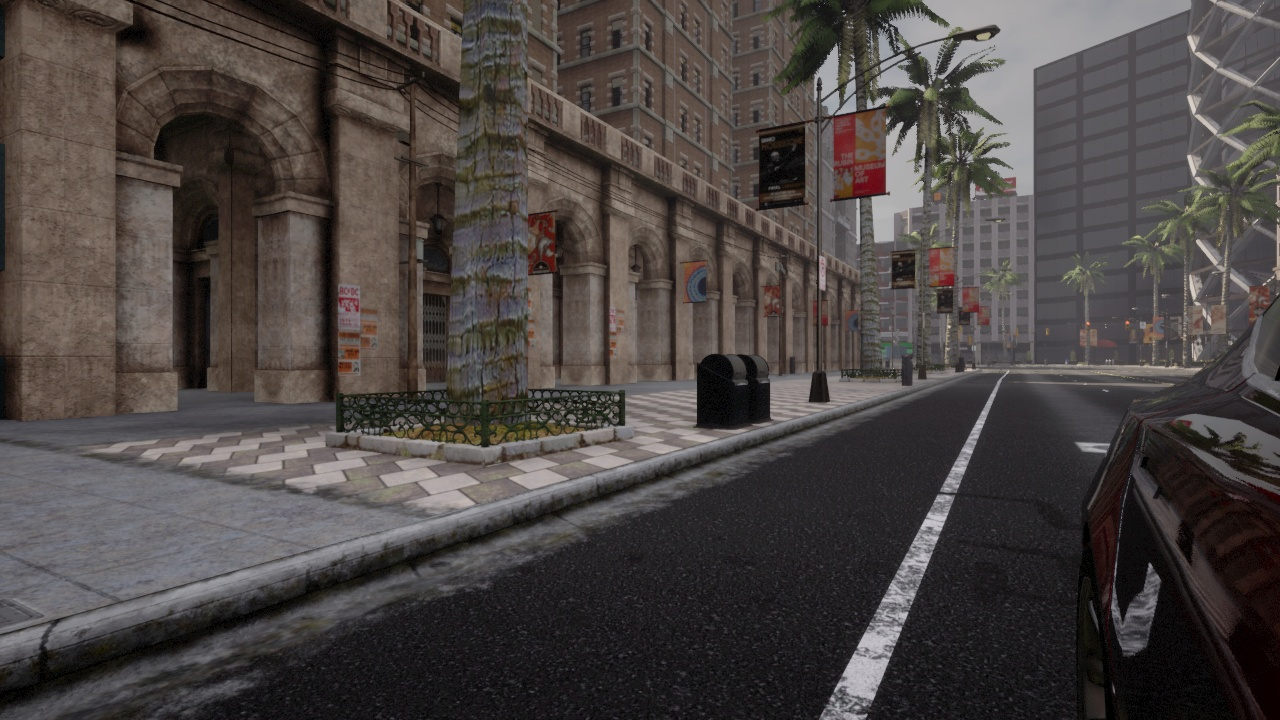
#> input picture drawline/b.jpg, 1280 x 720 px
$ python right_blind_spot_to_a.py
#> lines starting #> are read from the running program, lines starting #| are printed output that depends on the picture; after the words box and inside, x2 and y2 are one past the last pixel; in counts of white or black regions, pixels touching at a corner belong together
import cv2
import numpy as np

# 讀取圖片
image = cv2.imread('b.jpg')
#> image is the input picture: shape (720, 1280, 3); mean B, G, R 67, 69, 74.9
if image is None:
    print("圖片加載失敗，請檢查路徑是否正確")
else:
    height, width = image.shape[:2]
#> height = 720; width = 1280

    # 創建一個同樣大小的透明圖層
    overlay = np.zeros((height, width, 4), dtype=np.uint8)

    # 定義右側後照鏡盲點多邊形的頂點
    points = np.array([[width, height], [width - int(width * 0.15)-400, int(height * 0.5)], [0, int(height * 0.5)+100]])
#> points = [[1280, 720], [688, 360], [0, 460]]

    # 在透明圖層上畫填充的多邊形
    cv2.fillPoly(overlay, [points], (0, 0, 255, 127))  # 紅色, 127 是 alpha 透明度
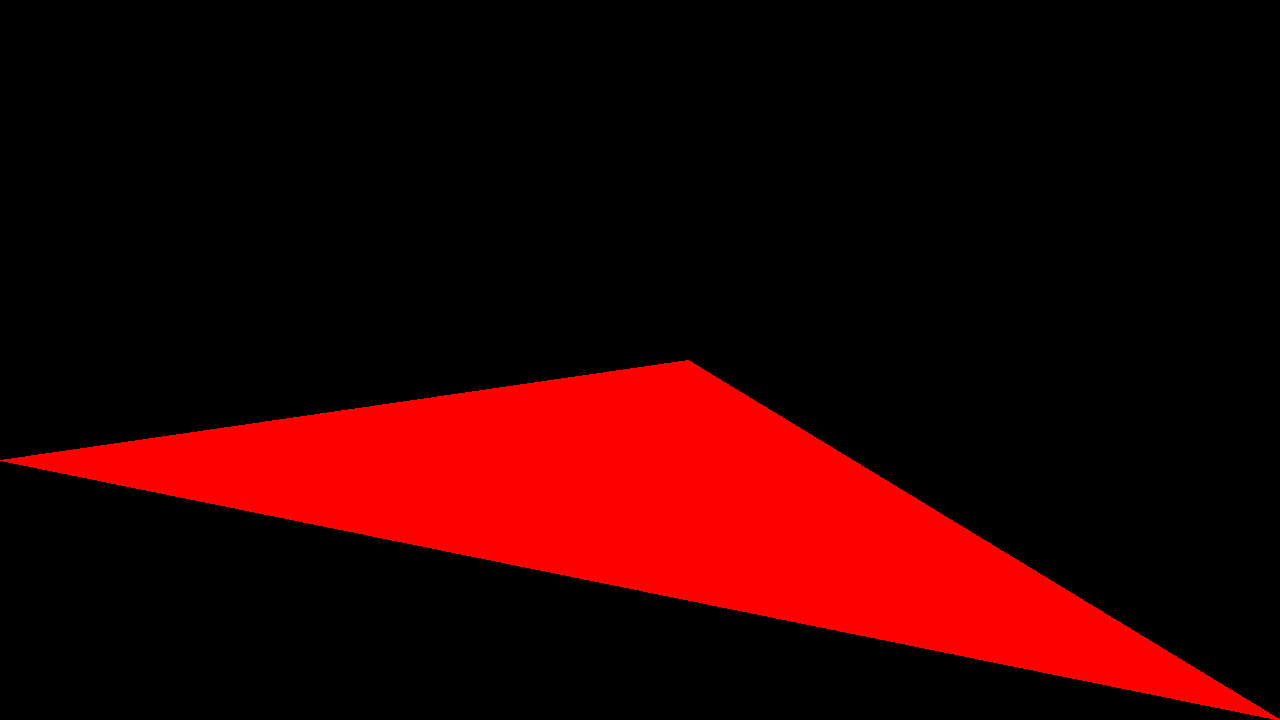
#> overlay: shape (720, 1280, 4); mean of channels 0, 1, 2, 3 0, 0, 42.8, 21.3; drawn as B, G, R

    # 將透明圖層疊加到原始圖像上
    alpha = overlay[:, :, 3] / 255.0
    for c in range(0, 3):
        image[:, :, c] = (1 - alpha) * image[:, :, c] + alpha * overlay[:, :, c]
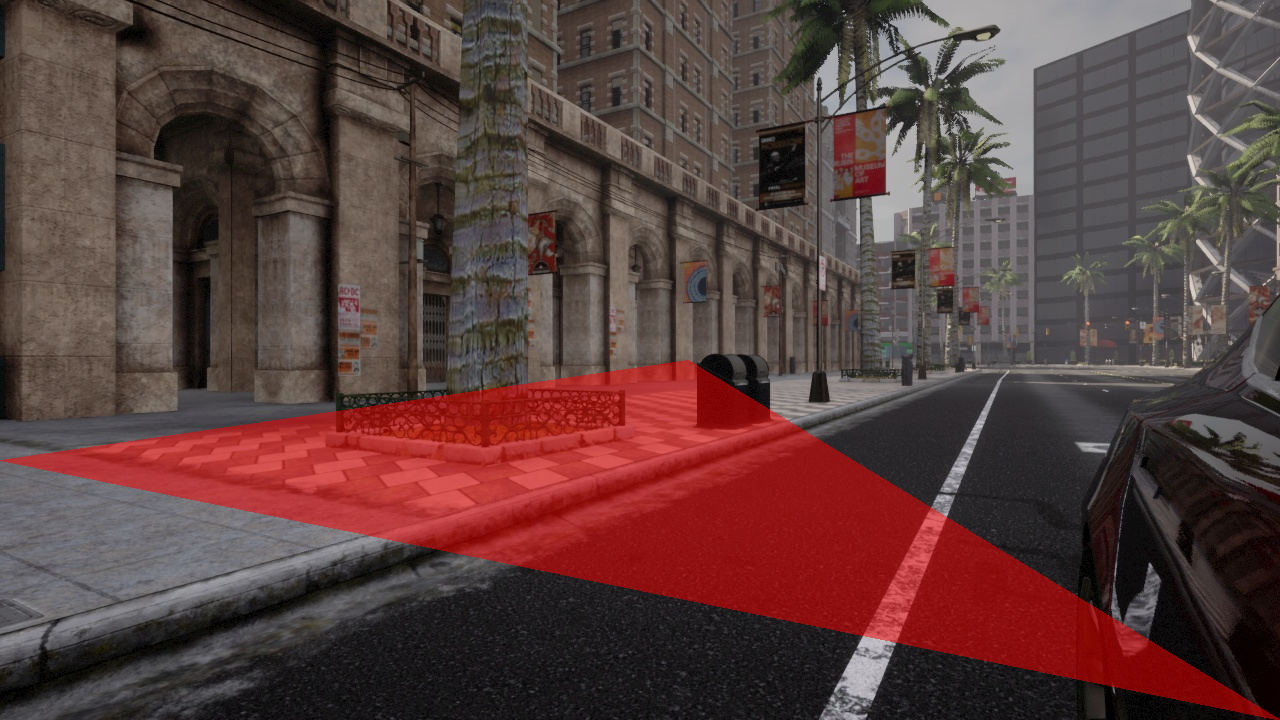
#> image: shape (720, 1280, 3); 16.79% of pixels changed, all inside (x1, y1, x2, y2) = (0, 360, 1280, 720)

    # 顯示圖像
    cv2.imshow('Blind Spot Areas with Transparency', image)
    cv2.waitKey(0)
    cv2.destroyAllWindows()

$ run again, with drawline/a.jpg copied over drawline/b.jpg
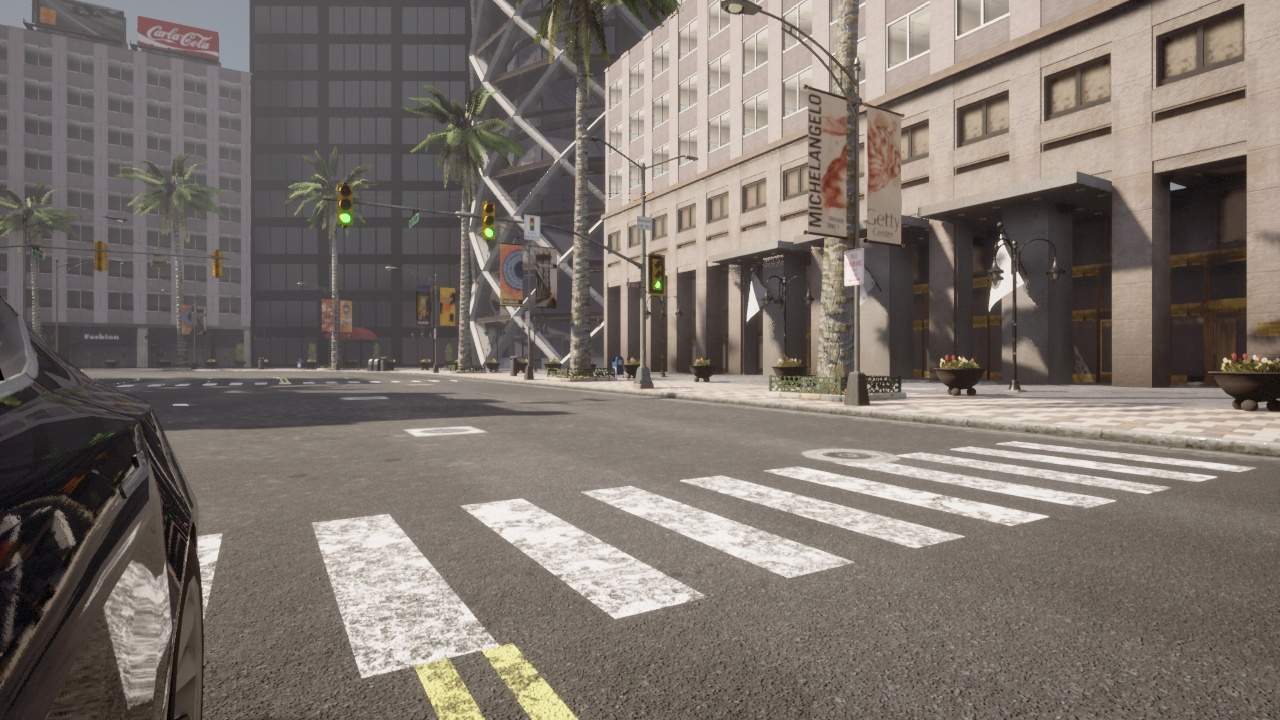
#> input picture drawline/a.jpg, 1280 x 720 px
#> image is the input picture: shape (720, 1280, 3); mean B, G, R 107.8, 114.6, 123.6
#> after the loop `for c in range(0, 3):`:
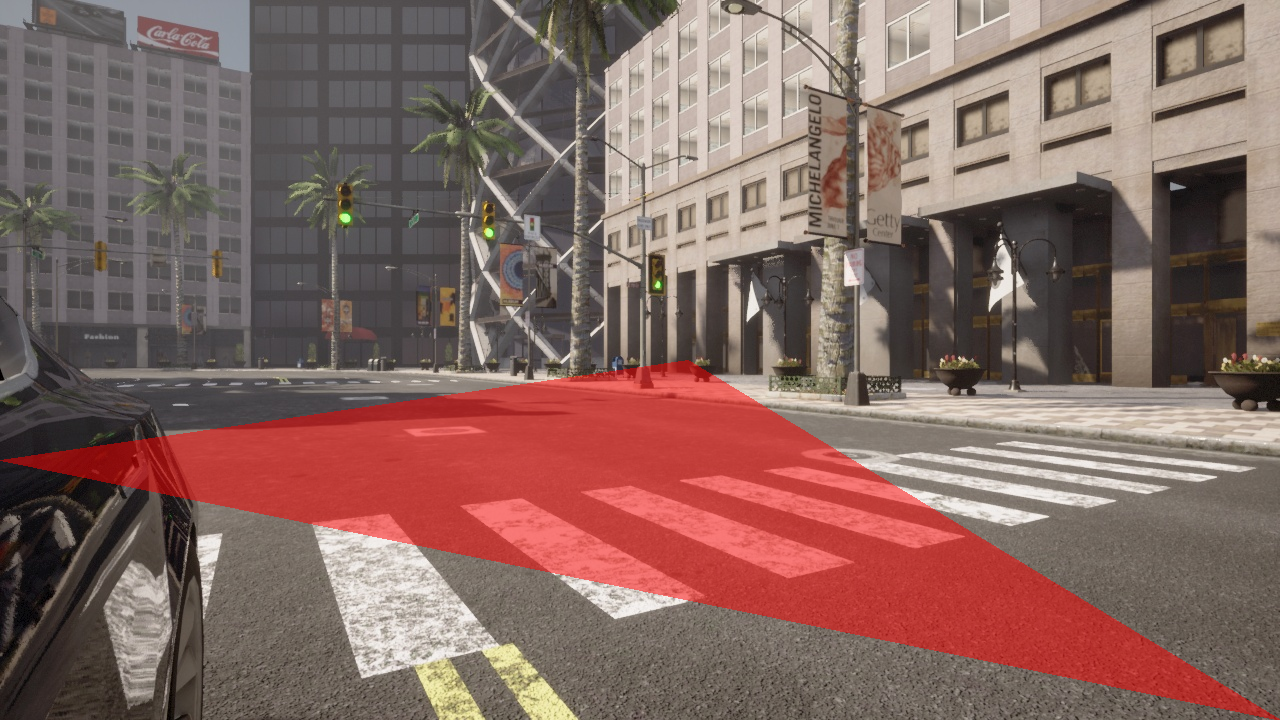
#> image: shape (720, 1280, 3); 16.79% of pixels changed, all inside (x1, y1, x2, y2) = (0, 360, 1280, 720)

$ run again, with drawline/image.jpg copied over drawline/b.jpg
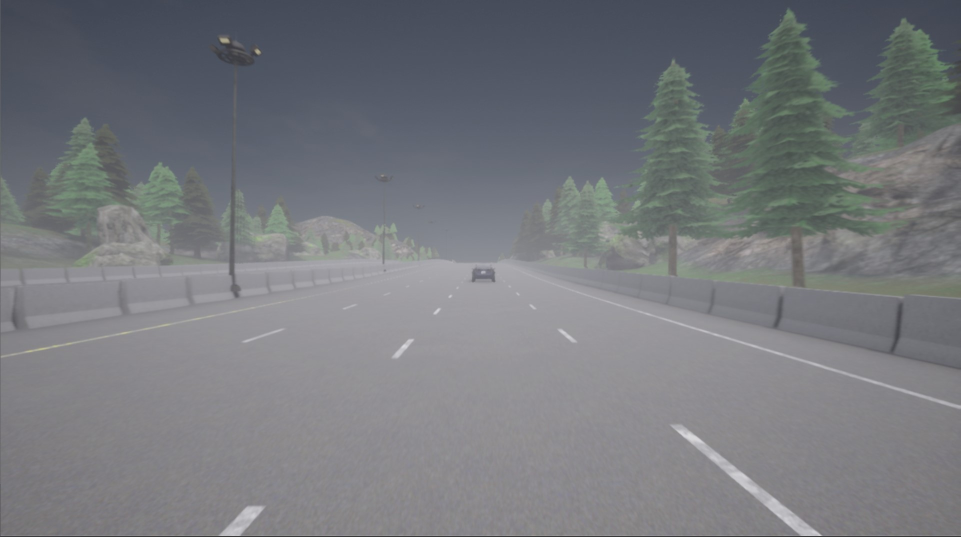
#> input picture drawline/image.jpg, 1921 x 1073 px (shown at 1/2 size)
#> image is the input picture: shape (1073, 1921, 3); mean B, G, R 125.2, 120.6, 118.1
#> `cv2.fillPoly(overlay, [points], (0, 0, 255, 127))`:
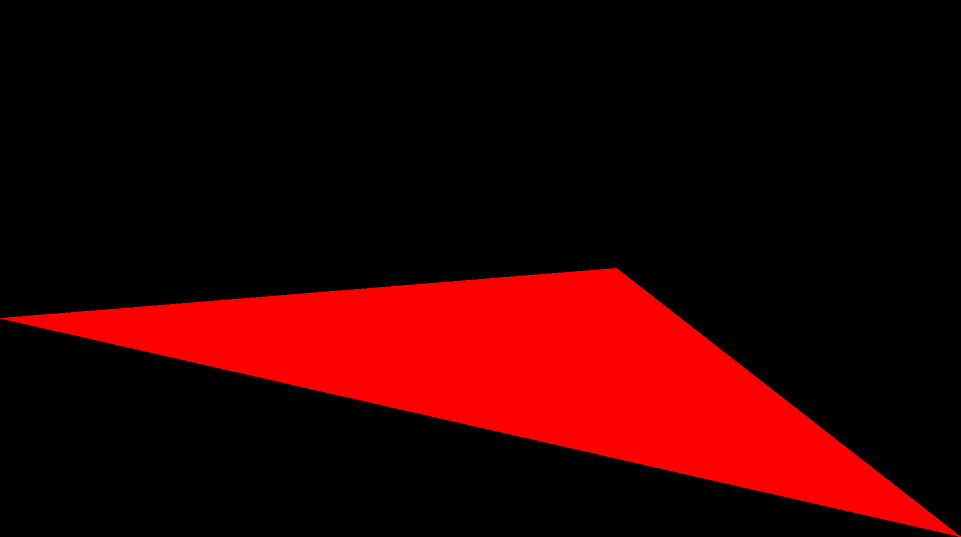
#> overlay: shape (1073, 1921, 4) (shown at 1/2 size); mean of channels 0, 1, 2, 3 0, 0, 45.4, 22.6; drawn as B, G, R
#> after the loop `for c in range(0, 3):`:
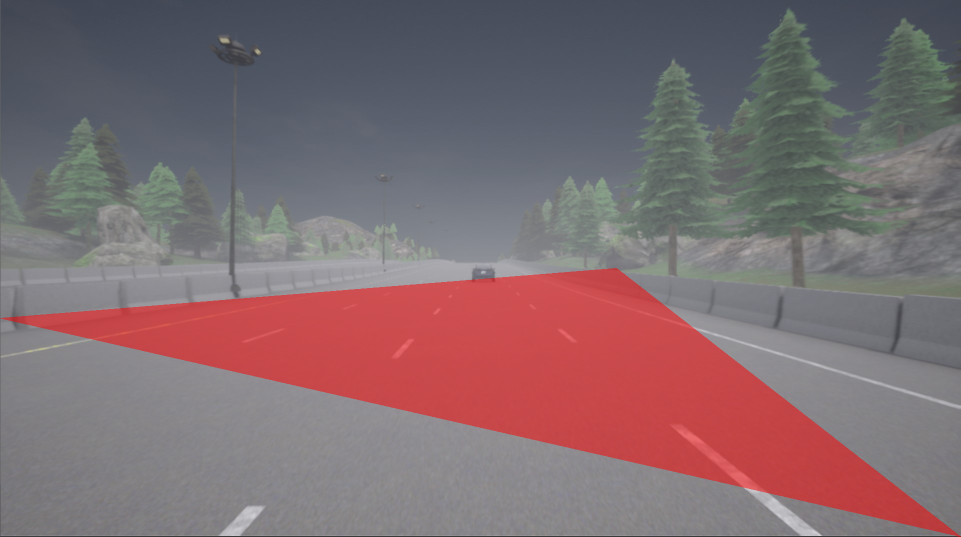
#> image: shape (1073, 1921, 3) (shown at 1/2 size); 17.82% of pixels changed, all inside (x1, y1, x2, y2) = (0, 536, 1921, 1073)
